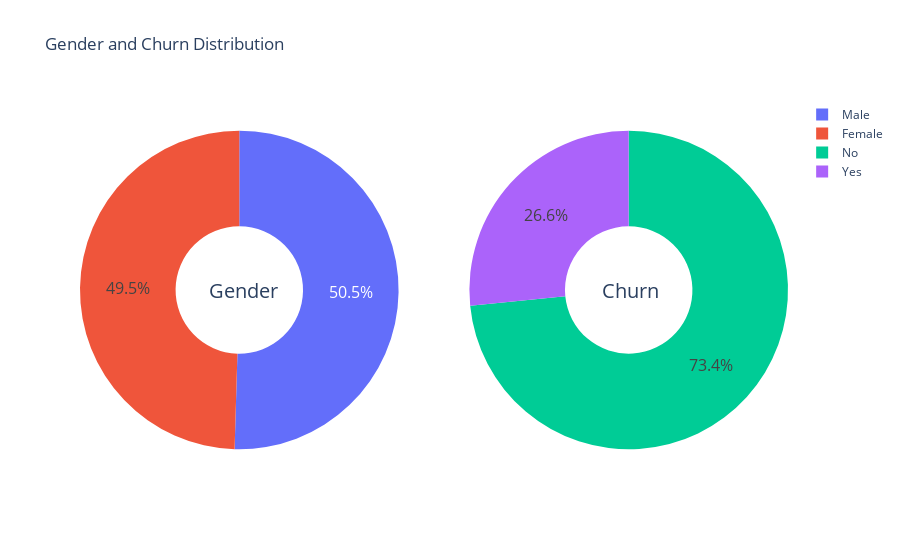

The notebook cell this image was saved under:
### Code cell
gender_label = ["Male", "Female"]
churn_label = ["No", "Yes"]
fig = make_subplots(rows=1, cols=2, specs=[[{'type':'domain'}, {'type':'domain'}]])
fig.add_trace(go.Pie(labels=gender_label, values=df["gender"].value_counts(), name="Gender"), 1, 1)
fig.add_trace(go.Pie(labels=churn_label, values=df["Churn"].value_counts(), name="Churn"), 1, 2)
fig.update_traces(hole=.4, hoverinfo="label+percent+name", textfont_size=16)
fig.update_layout(title_text="Gender and Churn Distribution",
                  annotations=[dict(text="Gender", x=0.18, y=0.5, font_size=20, showarrow=False),
                               dict(text="Churn", x=0.82, y=0.5, font_size=20, showarrow=False)])
fig.show()

### Figure 1 — Plotly figure (JSON) as saved in the notebook; plotly's stock layout.template omitted (floating-point values rounded to 4 significant figures)
{"data": [{"domain": {"x": [0, 0.45], "y": [0, 1]}, "hole": 0.4, "hoverinfo": "label+percent+name", "labels": ["Male", "Female"], "name": "Gender", "textfont": {"size": 16}, "type": "pie", "values": [3549, 3483]}, {"domain": {"x": [0.55, 1], "y": [0, 1]}, "hole": 0.4, "hoverinfo": "label+percent+name", "labels": ["No", "Yes"], "name": "Churn", "textfont": {"size": 16}, "type": "pie", "values": [5163, 1869]}], "layout": {"annotations": [{"font": {"size": 20}, "showarrow": false, "text": "Gender", "x": 0.18, "y": 0.5}, {"font": {"size": 20}, "showarrow": false, "text": "Churn", "x": 0.82, "y": 0.5}], "title": {"text": "Gender and Churn Distribution"}}}
